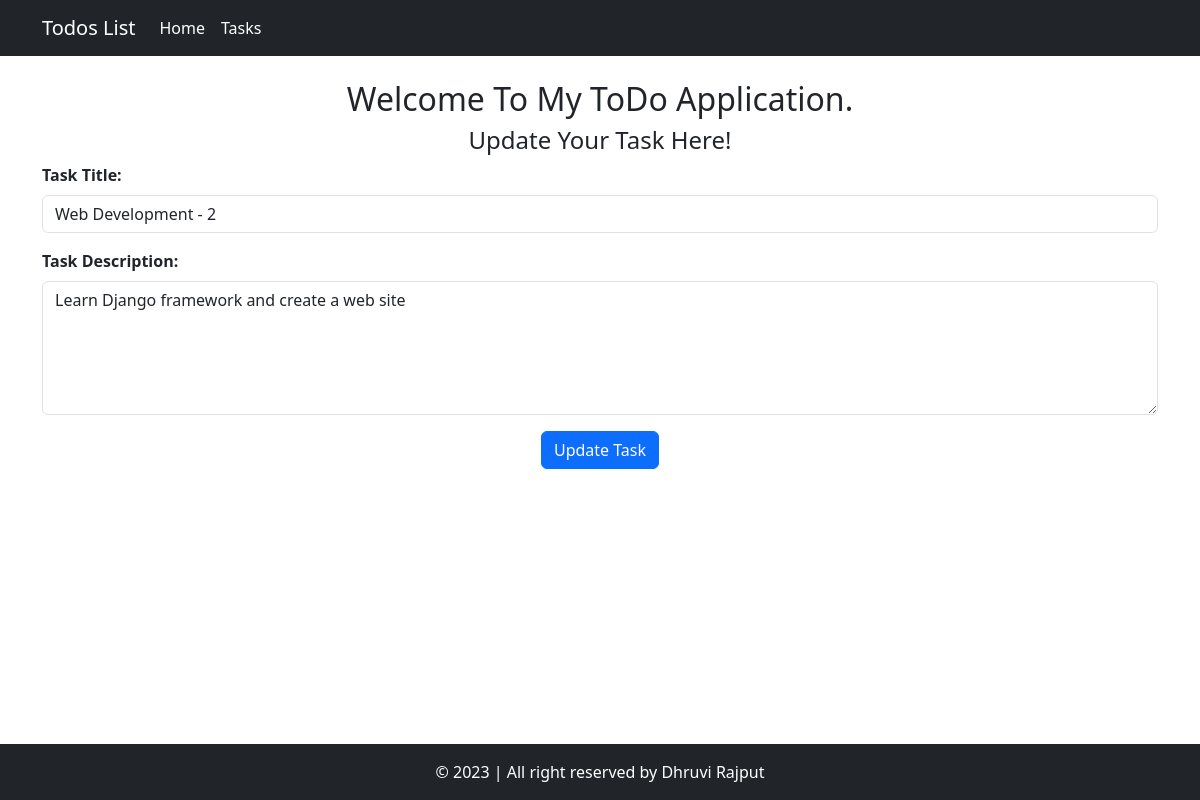
The app's page /update_task/12/ with its own data.
### home/models.py (models this page shows, shortened)
class Task(models.Model):
    task_title = models.CharField(max_length=30)
    task_description = models.TextField()
    time = models.DateTimeField (auto_now_add=True)

### home/views.py (the view)
# urls.py: path('update_task/<int:task_id>/', views.update_task, name='update_task'),
def update_task(request, task_id):
    task = get_object_or_404(Task, id=task_id)
    if request.method == 'POST':
        form = TaskUpdateForm(request.POST, instance=task)
        if form.is_valid():
            form.save()
            return redirect('tasks')
    else:
        form = TaskUpdateForm(instance=task)
    return render(request, 'update_task.html', {'form': form})

### home/forms.py
class TaskUpdateForm(forms.ModelForm):
    class Meta:
        model = Task
        fields = ['task_title', 'task_description']
        widgets = {
            'task_title': forms.TextInput(attrs={'class': 'form-control'}),
            'task_description': forms.Textarea(attrs={'class': 'form-control'}),
        }

### templates/update_task.html (shortened to what this page needs)
<!doctype html>
<html lang="en">
<head>
<link href="https://cdn.jsdelivr.net/npm/bootstrap@5.3.0/dist/css/bootstrap.min.css" rel="stylesheet">
</head>
<body>
    <nav class="navbar navbar-expand-lg bg-dark">
        <div class="container">
            <a class="navbar-brand text-white" href="/">Todos List</a>
            <div class="collapse navbar-collapse " id="navbarNav">
                <ul class="navbar-nav ">
                    <li class="nav-item">
                        <a class="nav-link text-white active" aria-current="page" href="/">Home</a>
                    </li>
                    <li class="nav-item">
                        <a class="nav-link text-white " aria-current="page" href="/tasks">Tasks</a>
                    </li>
                </ul>
    </nav>
    <div class="container py-4">
        <h2 class="text-center">Welcome To My ToDo Application. </h2>
        <h4 class="text-center">Update Your Task Here!</h4>
        <form method="post" >
            {% load widget_tweaks %}
            <div class="mb-3">
                <label for="{{ form.task_title.id_for_label }}" class="form-label"><strong>Task Title:</strong></label>
                {{ form.task_title|add_class:"form-control" }}
            </div>
            <div class="mb-3">
                <label for="{{ form.task_description.id_for_label }}" class="form-label"><strong>Task Description:</strong></label>
                {{ form.task_description|add_class:"form-control"|attr:"rows:5" }}
            </div>
            <div class="mb-3 text-center">
                <button type="submit" class="btn btn-primary">Update Task</button>
            </div>
        </form>
    </div>
    <footer class="bg-dark text-white fixed-bottom mb=3">
        <div class="text-center p-3">
            &copy; 2023 | All right reserved by Dhruvi Rajput
        </div>
    </footer>
</body>
</html>

### records on screen
Task: task_title "Web Development - 2", task_description "Learn Django framework and create a web site"
